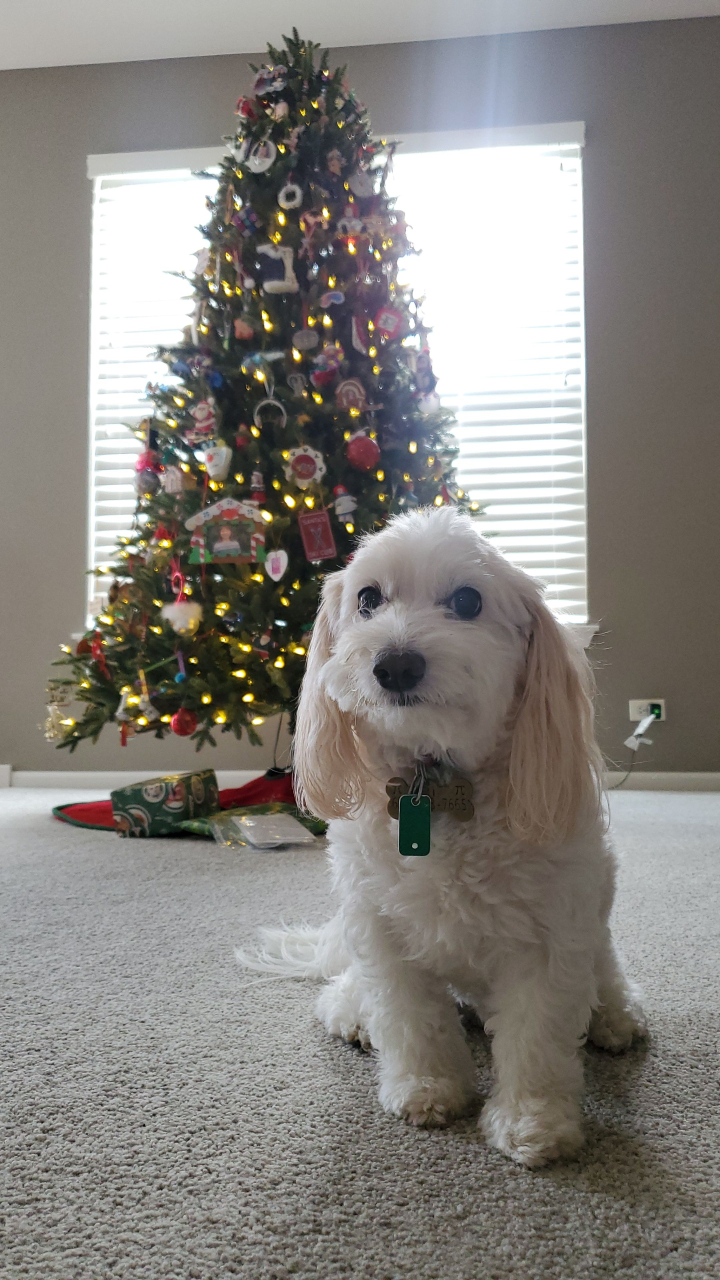
#> input picture BTS/SourceFiles/pic.jpg, 2160 x 3840 px (shown at 1/3 size)
$ python reduce.py
#> lines starting #> are read from the running program, lines starting #| are printed output that depends on the picture
import matplotlib.pyplot as plt
import numpy as np
from PIL import Image


# literally just lowers the resolution of the picture you sent me lol

img = Image.open('../SourceFiles/pic.jpg')
#> img is the input picture: PIL image 2160x3840 RGB; mean R, G, B 134.1, 130.8, 126.1

data = np.array(img)
data2 = np.zeros((data.shape[0]//4,data.shape[1]//4,3),dtype='uint8')

for i in range(data.shape[0]):
    for j in range(data.shape[1]):
        for k in range(data.shape[2]):
            if i%4 ==0 and j%4==0:
                data2[i//4,j//4,k] = data[i,j,k]
    if i % (data.shape[0] // 20) == 0:
        print("{percent:.1f}%".format(percent=i / data.shape[0] * 100))
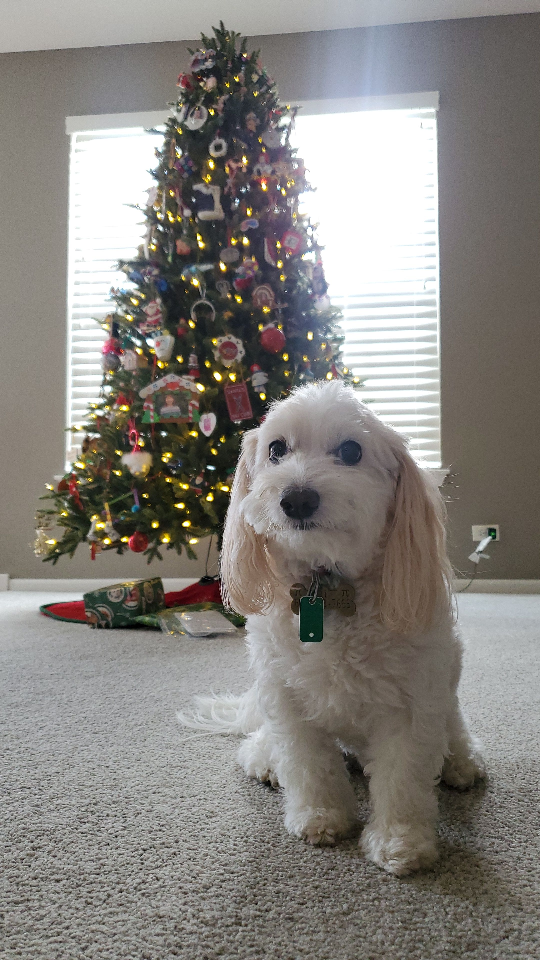
#> data2: shape (960, 540, 3); mean R, G, B 134.2, 130.8, 126.2

T = Image.fromarray(data2)
T.save("../SourceFiles/picR.jpg")
T.show()


pass
